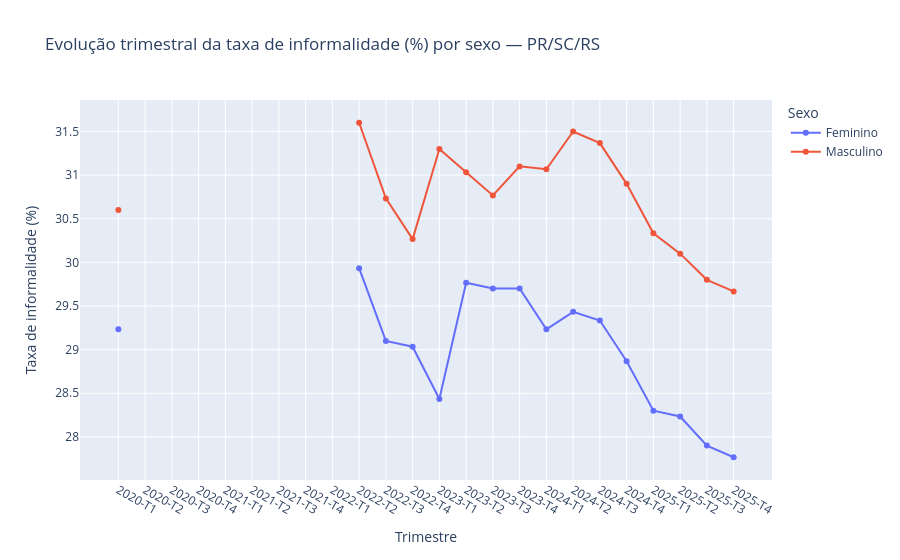

Notebook source saved alongside this figure:
### Markdown cell above
### 6.10 Análise temporal — taxa de informalidade (tabela 4093)

Diferente de 5436, a tabela 4093 está completa nos 24 trimestres (2020T1–2025T4),
mas com valores `...`/`NaN` em alguns trimestres (Problema 4).

### Code cell
df_informalidade = df_eda[
    df_eda["variavel_nome"]
    == "Taxa de informalidade das pessoas de 14 anos ou mais de idade ocupadas na semana de referência"
].copy()
df_informalidade["ano"] = df_informalidade["periodo"] // 100
df_informalidade["trimestre"] = df_informalidade["periodo"] % 100
df_informalidade["periodo_label"] = (
    df_informalidade["ano"].astype(str) + "-T" + df_informalidade["trimestre"].astype(str)
)

evolucao_informalidade = (
    df_informalidade.groupby(["periodo", "periodo_label", "sexo"])["valor"]
    .mean()
    .reset_index()
    .sort_values("periodo")
)

fig = px.line(
    evolucao_informalidade,
    x="periodo_label",
    y="valor",
    color="sexo",
    markers=True,
    title="Evolução trimestral da taxa de informalidade (%) por sexo — PR/SC/RS",
    labels={"periodo_label": "Trimestre", "valor": "Taxa de informalidade (%)", "sexo": "Sexo"},
)
fig.show()

print(f"\nTrimestres com valor ausente (NaN): "
      f"{df_informalidade['valor'].isna().sum()} de {len(df_informalidade)}")

### Figure 1 — Plotly figure (JSON) as saved in the notebook; plotly's stock layout.template omitted (floating-point values rounded to 4 significant figures)
{"data": [{"hovertemplate": "Sexo=Feminino<br>Trimestre=%{x}<br>Taxa de informalidade (%)=%{y}<extra></extra>", "legendgroup": "Feminino", "line": {"color": "#636efa", "dash": "solid"}, "marker": {"symbol": "circle"}, "mode": "lines+markers", "name": "Feminino", "orientation": "v", "showlegend": true, "type": "scatter", "x": ["2020-T1", "2020-T2", "2020-T3", "2020-T4", "2021-T1", "2021-T2", "2021-T3", "2021-T4", "2022-T1", "2022-T2", "2022-T3", "2022-T4", "2023-T1", "2023-T2", "2023-T3", "2023-T4", "2024-T1", "2024-T2", "2024-T3", "2024-T4", "2025-T1", "2025-T2", "2025-T3", "2025-T4"], "xaxis": "x", "y": [29.23, NaN, NaN, NaN, NaN, NaN, NaN, NaN, NaN, 29.93, 29.1, 29.03, 28.43, 29.77, 29.7, 29.7, 29.23, 29.43, 29.33, 28.87, 28.3, 28.23, 27.9, 27.77], "yaxis": "y"}, {"hovertemplate": "Sexo=Masculino<br>Trimestre=%{x}<br>Taxa de informalidade (%)=%{y}<extra></extra>", "legendgroup": "Masculino", "line": {"color": "#EF553B", "dash": "solid"}, "marker": {"symbol": "circle"}, "mode": "lines+markers", "name": "Masculino", "orientation": "v", "showlegend": true, "type": "scatter", "x": ["2020-T1", "2020-T2", "2020-T3", "2020-T4", "2021-T1", "2021-T2", "2021-T3", "2021-T4", "2022-T1", "2022-T2", "2022-T3", "2022-T4", "2023-T1", "2023-T2", "2023-T3", "2023-T4", "2024-T1", "2024-T2", "2024-T3", "2024-T4", "2025-T1", "2025-T2", "2025-T3", "2025-T4"], "xaxis": "x", "y": [30.6, NaN, NaN, NaN, NaN, NaN, NaN, NaN, NaN, 31.6, 30.73, 30.27, 31.3, 31.03, 30.77, 31.1, 31.07, 31.5, 31.37, 30.9, 30.33, 30.1, 29.8, 29.67], "yaxis": "y"}], "layout": {"legend": {"title": {"text": "Sexo"}, "tracegroupgap": 0}, "title": {"text": "Evolução trimestral da taxa de informalidade (%) por sexo — PR/SC/RS"}, "xaxis": {"anchor": "y", "domain": [0, 1], "title": {"text": "Trimestre"}}, "yaxis": {"anchor": "x", "domain": [0, 1], "title": {"text": "Taxa de informalidade (%)"}}}}
